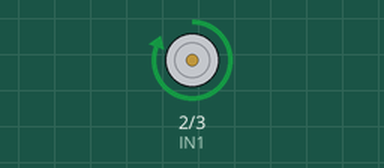
This sketch was run on a simulated Arduino Uno, built with avr-gcc and run on an emulated ATmega328P. Shown: motor-driver pin pairs drawn as motors (green arrow = first pin HIGH = forward, orange = second pin HIGH = backward, longer = more drive). At 8.0 s the program stops and its outputs stay as they are.

Above: at 0.1 s.
At 5.1 s:
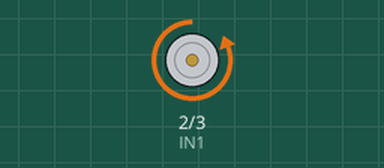
At 8.1 s:
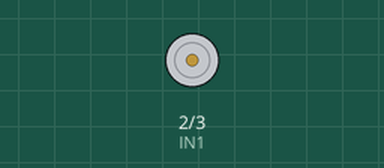
Timing chart, 0 to 9.5 s (numbered marks = the images above):
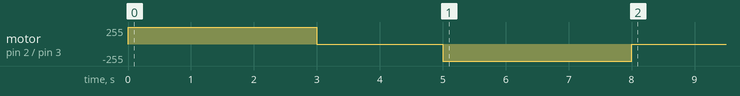

Measured:
- by itself, motor on pin 2 (IN1) / pin 3 (IN2): stopped → forward 255/255 at 0.00 s, → stopped 3.0 s later, → backward 255/255 2.0 s later, → stopped 3.0 s later

The sketch:

left_motor_test.ino
```cpp
const int IN1 = 2;
const int IN2 = 3;

void setup() {
  pinMode(IN1, OUTPUT);
  pinMode(IN2, OUTPUT);
}

void loop() {

  // Test 1
  digitalWrite(IN1, HIGH);
  digitalWrite(IN2, LOW);
  delay(3000);

  // Stop
  digitalWrite(IN1, LOW);
  digitalWrite(IN2, LOW);
  delay(2000);

  // Test 2
  digitalWrite(IN1, LOW);
  digitalWrite(IN2, HIGH);
  delay(3000);

  // Stop
  digitalWrite(IN1, LOW);
  digitalWrite(IN2, LOW);
  while (1);
}
```
